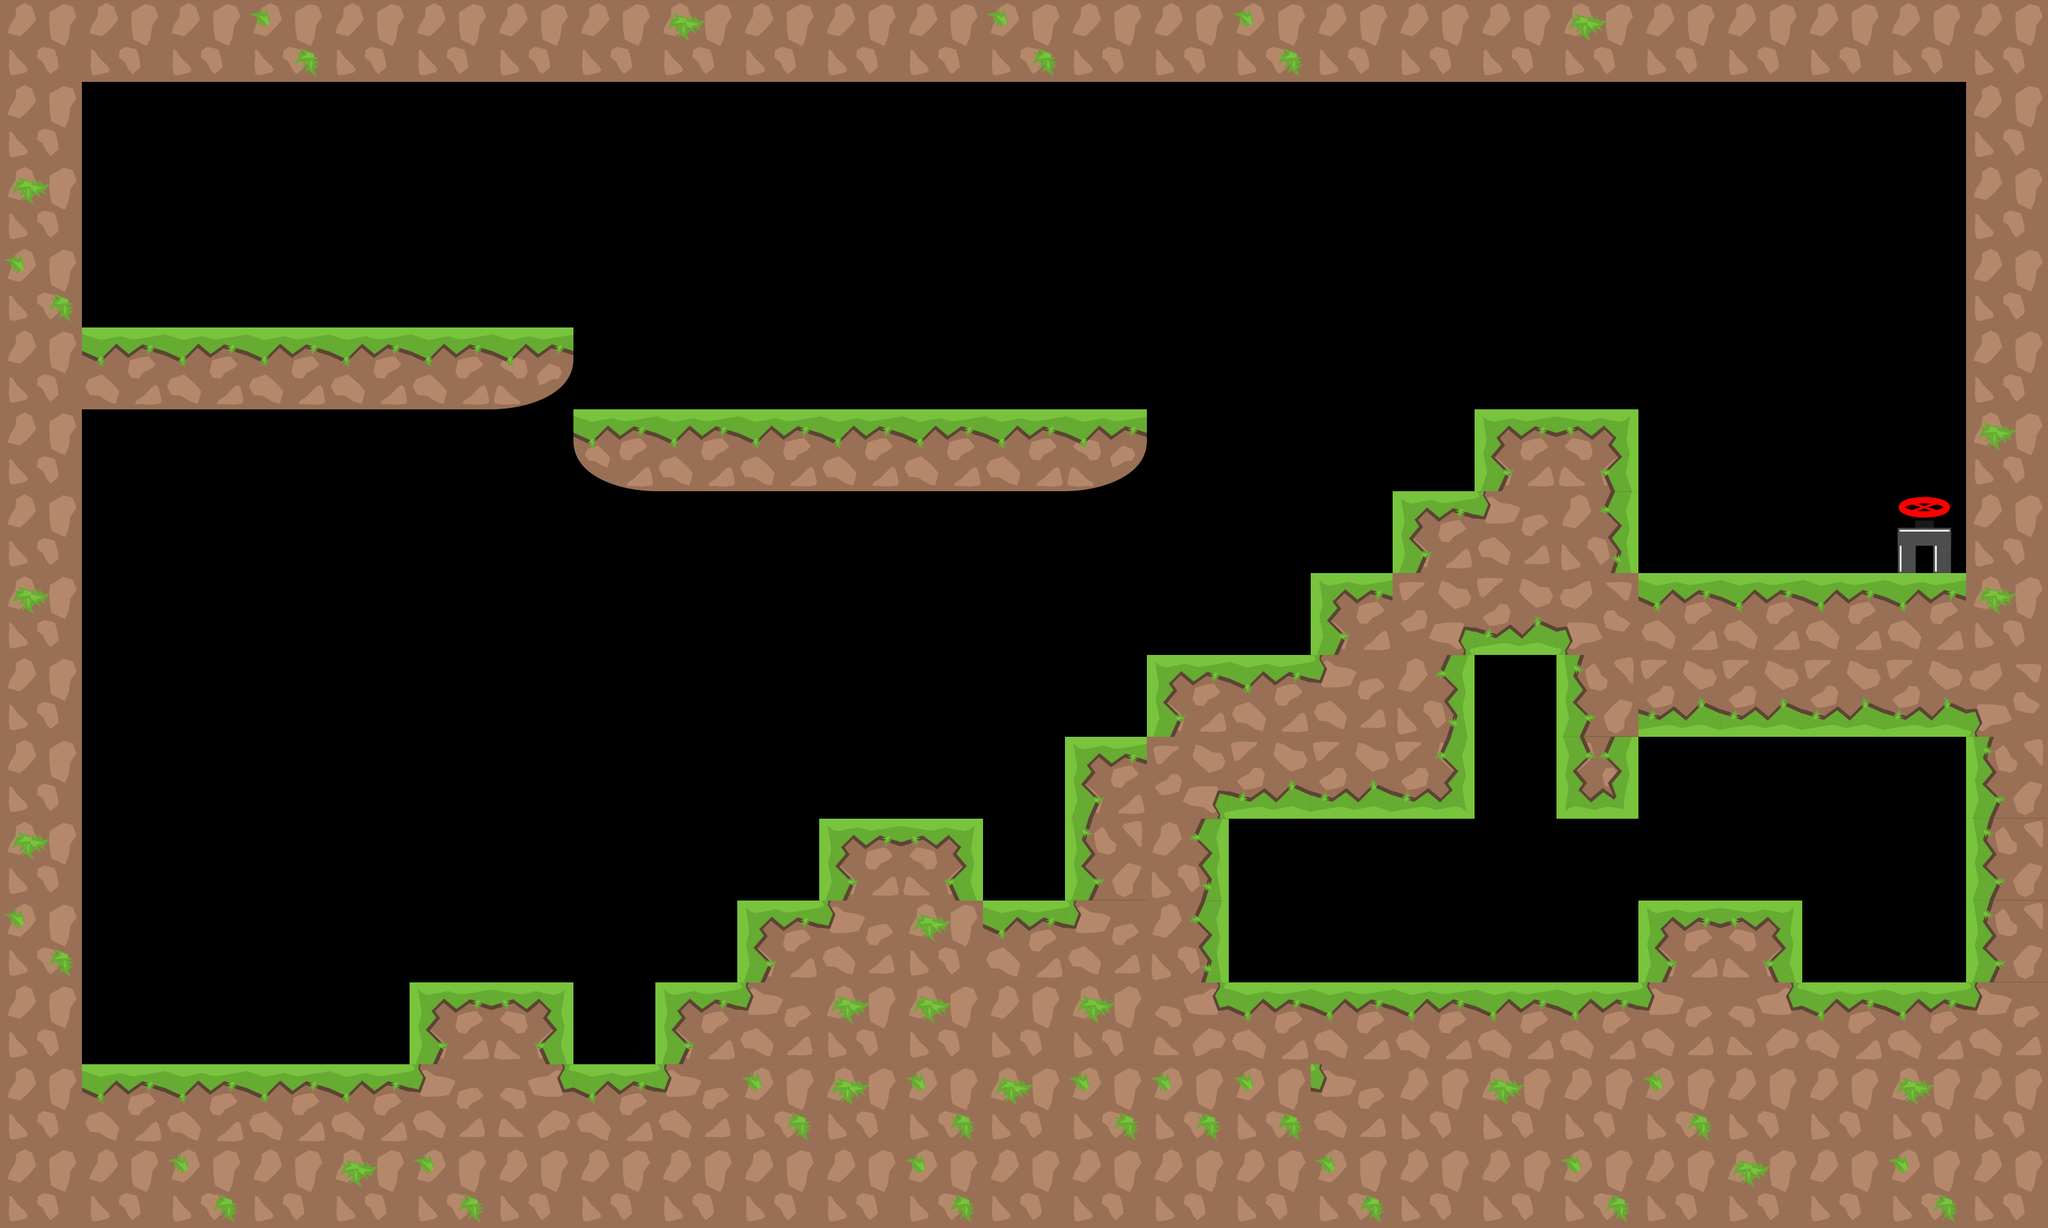

This game map was drawn from its Tiled (.tmx) file and the tilesets committed beside it. A one-line description and the trimmed map source follow:
An orthogonal 25x15 tile map with 128x128 px tiles, 1 tile layer (graphics), 3 tilesets and 27 objects.

<map version="1.0" tiledversion="1.1.1" orientation="orthogonal" renderorder="right-down" width="25" height="15" tilewidth="128" tileheight="128" infinite="0" nextobjectid="71">
 <tileset firstgid="1" source="tiles_128x128.tsx" />
 <tileset firstgid="37" source="tiles_128x128_green.tsx" />
 <tileset firstgid="73" source="tiles_128x128_purple.tsx" />
 <layer name="graphics" width="25" height="15">
  <data>[375 cells, 171 non-empty, 20 distinct tile ids]</data>
 </layer>
 <objectgroup name="info" />
 <objectgroup name="blocks">
  <object id="1" x="8" y="1663.88" width="3196" height="248.122" />
  <object id="2" x="3072" y="4" width="112" height="1696" />
  <object id="3" x="64" y="52" width="64" height="1684" />
  <object id="4" x="8" y="4" width="3172" height="120" />
  <object id="58" x="128" y="512" width="768" height="128" />
  <object id="59" x="896" y="640" width="896" height="128" />
  <object id="60" x="640" y="1536" width="249.667" height="128" />
  <object id="61" x="1030.33" y="1536" width="121.667" height="128" />
  <object id="62" x="1152" y="1408" width="128" height="128" />
  <object id="63" x="1280" y="1280" width="256" height="128" />
  <object id="64" x="1536" y="1408" width="128" height="128" />
  <object id="65" x="1664" y="1152" width="128" height="384" />
  <object id="66" x="1792" y="1024" width="256" height="128" />
  <object id="67" x="2048" y="896" width="1024" height="128" />
  <object id="68" x="2176" y="768" width="128" height="128" />
  <object id="69" x="2304" y="640" width="256" height="256" />
 </objectgroup>
 <objectgroup name="slope" />
 <objectgroup name="passBlock" />
 <objectgroup name="flowers">
  <object id="24" x="774.667" y="347.031" width="69.697" height="69.697">
   <ellipse />
  </object>
  <object id="26" x="480.975" y="350.061" width="69.697" height="69.697">
   <ellipse />
  </object>
  <object id="27" x="1127.28" y="479.638" width="69.697" height="69.697">
   <ellipse />
  </object>
  <object id="28" x="210.187" y="348.607" width="69.697" height="69.697">
   <ellipse />
  </object>
  <object id="29" x="2659.76" y="716.486" width="69.697" height="69.697">
   <ellipse />
  </object>
  <object id="30" x="2402.19" y="465.335" width="69.697" height="69.697">
   <ellipse />
  </object>
  <object id="54" x="1560.61" y="1255.4" width="69.697" height="69.697">
   <ellipse />
  </object>
  <object id="55" x="1360.61" y="1085.7" width="69.697" height="69.697">
   <ellipse />
  </object>
  <object id="56" x="1881.82" y="840.244" width="69.697" height="69.697">
   <ellipse />
  </object>
  <object id="57" x="1496.97" y="479.638" width="69.697" height="69.697">
   <ellipse />
  </object>
 </objectgroup>
 <objectgroup name="end">
  <object id="44" x="2998.62" y="829.97">
   <ellipse />
  </object>
 </objectgroup>
 <objectgroup name="pushBlocks" />
</map>
